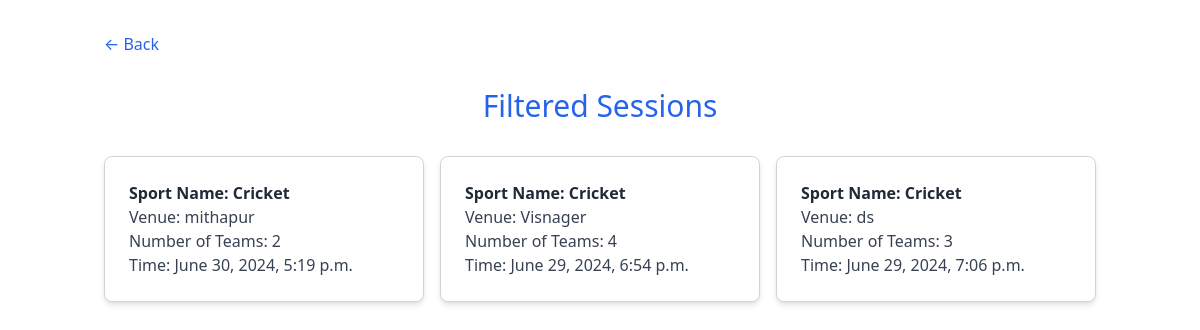
The page /filtered_sessions/1/ (signed in) on the database as committed earlier.
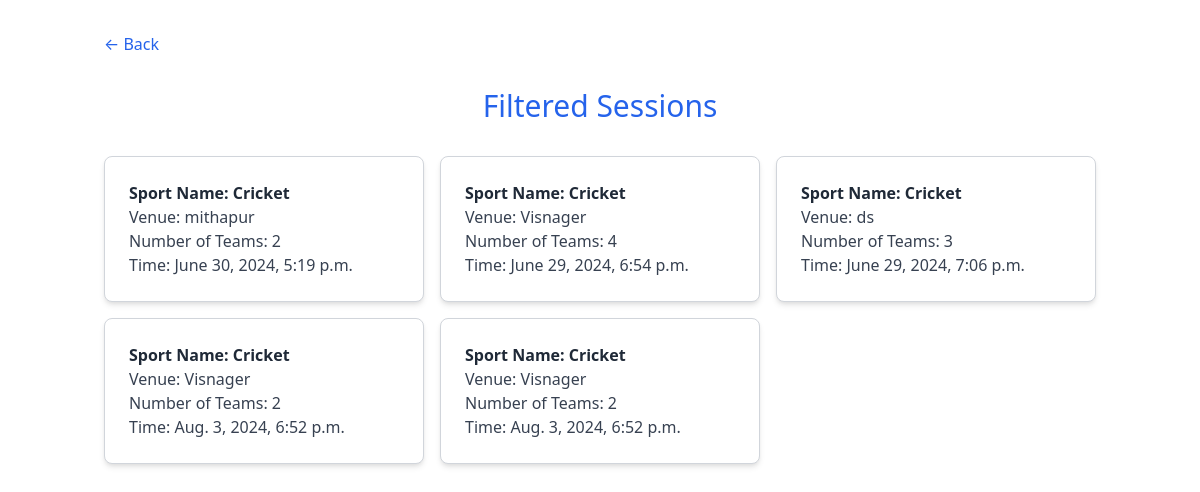
The same page on the database as committed later.
### authentication/models.py (models this page shows, shortened)
class Session(models.Model):
    sport_name = models.CharField(max_length=100)
    venue = models.CharField(max_length=100)
    number_of_teams = models.IntegerField()
    time = models.DateTimeField()

### authentication/views.py (the view)
    def _wrapped_view(request, *args, **kwargs):
        if not request.user.is_authenticated:
            messages.info(request, "Please sign in to access this page.")
            return redirect(settings.LOGIN_URL)
        return view_func(request, *args, **kwargs)

### authentication/views.py (called while the page is built)
def login_required(view_func):
    def _wrapped_view(request, *args, **kwargs):
        if not request.user.is_authenticated:
            messages.info(request, "Please sign in to access this page.")
            return redirect(settings.LOGIN_URL)
        return view_func(request, *args, **kwargs)
    return _wrapped_view

@login_required
def filtered_sessions(request, sport_id):
    try:
        sport = Sport.objects.get(id=sport_id)
        sessions = Session.objects.filter(sport_name=sport.sport_name)
        return render(request, 'filtered_sessions.html', {'sessions': sessions})
    except Sport.DoesNotExist:
        return render(request, 'filtered_sessions.html', {'sessions': None})

### templates/filtered_sessions.html (shortened to what this page needs)
<!DOCTYPE html>
<html lang="en">
  <head>
    <link
      href="https://cdn.jsdelivr.net/npm/tailwindcss@2.2.19/dist/tailwind.min.css"
      rel="stylesheet" />
  </head>
  <body class="bg-white text-gray-900">
    <div class="container mx-auto px-4 py-8">
      <a href="/player" class="text-blue-600 hover:underline">&larr; Back</a>
      <h1 class="text-3xl text-center text-blue-600 mt-8">Filtered Sessions</h1>
      <div class="mt-8">
        {% if sessions %}
        <ul class="grid grid-cols-1 gap-4 md:grid-cols-2 lg:grid-cols-3">
          {% for session in sessions %}
          <li>
            <div class="bg-white shadow-md rounded-lg p-6 border border-gray-300">
              <p class="font-bold text-gray-800">Sport Name: {{ session.sport_name }}</p>
              <p class="text-gray-700">Venue: {{ session.venue }}</p>
              <p class="text-gray-700">Number of Teams: {{ session.number_of_teams }}</p>
              <p class="text-gray-700">Time: {{ session.time }}</p>
            </div>
          </li>
          {% endfor %}
        </ul>
        {% else %}
        <p class="text-center text-gray-800 mt-4">No sessions found for the selected sport.</p>
        {% endif %}
      </div>
    </div>
  </body>
</html>

Rows that differ between the two databases and show on the page:
added Session: sport_name "Cricket", venue "Visnager", number_of_teams "2", time "Aug. 3, 2024, 6:52 p.m."
added Session: sport_name "Cricket", venue "Visnager", number_of_teams "2", time "Aug. 3, 2024, 6:52 p.m."
